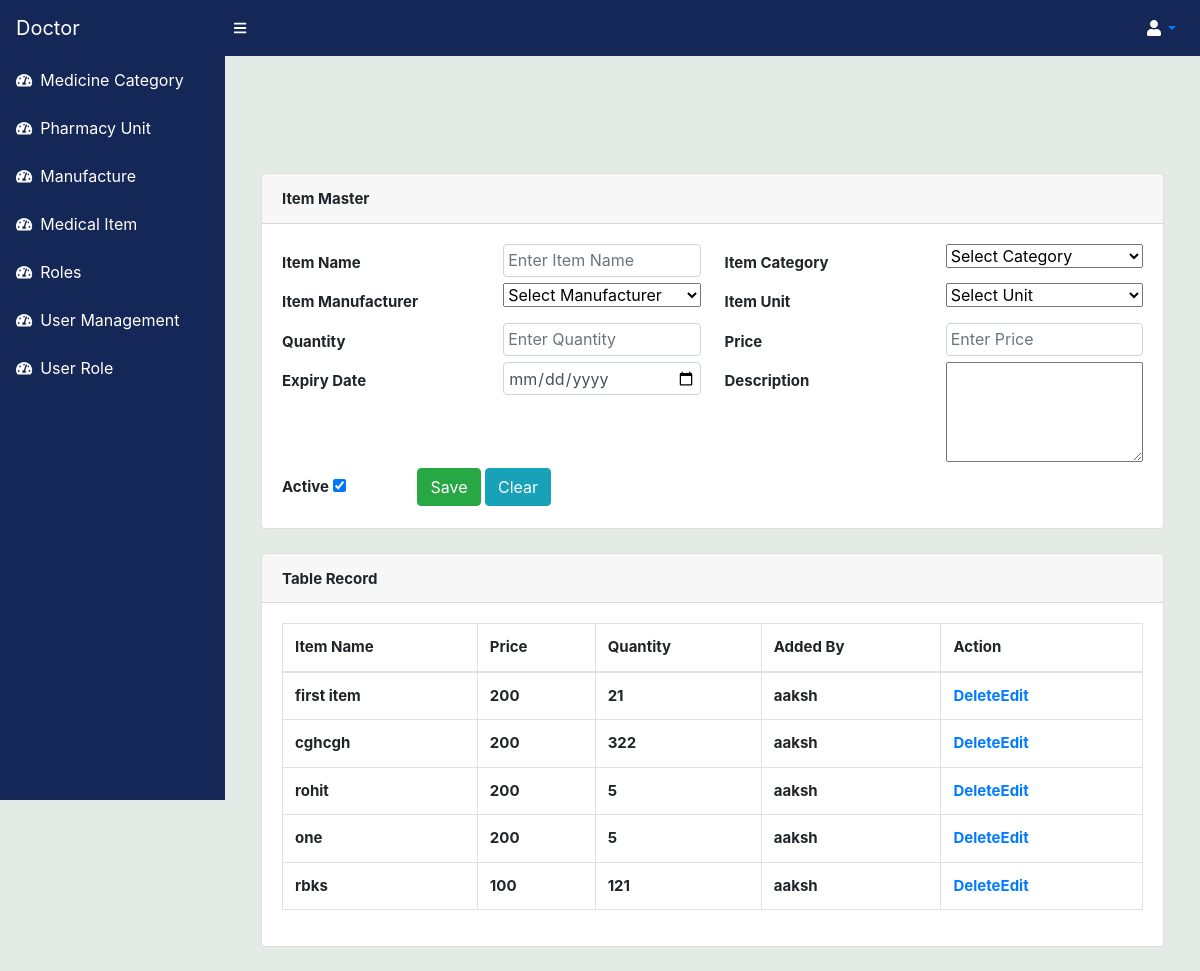
Page /index.php/item on the committed database.
### tables this page shows
CREATE TABLE `medical_item` (
  `medical_item_id` int(10) NOT NULL,
  `med_cat_id` varchar(10) NOT NULL,
  `manufacturer_id` varchar(10) NOT NULL,
  `medical_item_name` varchar(200) NOT NULL,
  `unit` varchar(200) NOT NULL,
  `aviable_qty` int(10) DEFAULT NULL,
  `description` varchar(2000) NOT NULL,
  `price` int(2) NOT NULL,
  `expiry_date` date NOT NULL,
  `created_by` varchar(100) NOT NULL,
  `created_on` timestamp(6) NOT NULL DEFAULT current_timestamp(6),
  `updated_on` datetime(6) DEFAULT NULL,
  `status` tinyint(10) NOT NULL
);

CREATE TABLE `users` (
  `user_id` int(10) NOT NULL,
  `user_type` tinyint(6) NOT NULL,
  `first_name` varchar(200) NOT NULL,
  `last_name` varchar(200) NOT NULL,
  `email` varchar(200) NOT NULL,
  `mobile` varchar(200) NOT NULL,
  `password` varchar(200) NOT NULL,
  `is_email_verified` tinyint(6) NOT NULL,
  `is_mobile_verified` tinyint(6) NOT NULL,
  `created_by` varchar(100) NOT NULL,
  `created_on` timestamp(6) NOT NULL DEFAULT current_timestamp(6),
  `updated_on` datetime(6) DEFAULT NULL,
  `status` tinyint(6) NOT NULL
);

### application/controllers/Item.php (called while the page is built, shortened)
<?php
class Item extends CI_Controller {
public function __construct(){
        $this->load->helper(array('form', 'url'));
        $this->load->library('form_validation');
		$this->load->database();
        $this->load->model('MainModel', 'admin');
	    $this->load->library('session');
    }
	  public function index()
	   {
		   $counta=$this->admin->count_role("SELECT * FROM `roles`,user_roles WHERE user_roles.role_id=roles.role_id AND user_roles.user_id='5' AND user_roles.role_id='2'");
		    if($counta>=1)
			{
		   $a=1;
		  $data=$this->admin->get_specific_data('status',$a,'medical_item');
		$this->load->view('item',compact('data'));
			}
			else{
			 $this->load->view('res');
		}
      }
}

### index.php (called while the page is built, shortened)
<?php
require_once BASEPATH.'core/CodeIgniter.php';

### application/models/MainModel.php (called while the page is built, shortened)
<?php
class MainModel extends CI_Model{
   public function get_specific_data($db_id,$id,$db_name){
		$q=$this->db->select('*')->where($db_id,$id)->get($db_name);
        return $q->result();
	}
	function count_role($query)
	{
        $q = $this->db->query($query);
        return $q->num_rows();
    }
}
?>

### application/views/item.php (the view, shortened to what this page needs)
<!DOCTYPE html>
  <html lang="en">
    <head>
      <?php include "link.php"; ?>
      <link href="https://unpkg.com/aos@2.3.1/dist/aos.css" rel="stylesheet">
    </head>
    <body class="sb-nav-fixed">
       <?php
        include "header.php";
       ?>
        <div id="layoutSidenav_content" style="background-color: #e4eae6;">
          <main>
            <div class="container-fluid" data-aos="fade-down" style="opacity: 1; margin-top: 12%;">
              <div class="col-md-12">
                <div class="card mb-4">
                  <div class="card-header">
                    <b style='font-size:15px;'>Item Master </b>
                  </div>
                  <div class="card-body">
                    <form method="post" enctype="multipart/form-data">
                      <div class="row">
                        <div class="col-md-3">
                          <label for="name" style="margin-top:6px; font-size:17px;"><b style='font-size:15px;'>Item Name</b></label>
                        </div>
                        <div class="col-md-3">
                          <input type="text" class="form-control" name="name" id="category" placeholder="Enter Item Name" required="required" style="height:33px; padding:4px;">
                        </div>
						 <div class="col-md-3">
                          <label for="name" style="margin-top:6px; font-size:17px;"><b style='font-size:15px;'>Item Category</b></label>
                        </div>
                        <div class="col-md-3">
                          <select style="width:100%;" name="cat" required>
						  <option value="">Select Category</option>
							</select>
                        </div>
						<div class="col-md-3">
                          <label for="name" style="margin-top:6px; font-size:17px;"><b style='font-size:15px;'>Item Manufacturer</b></label>
                        </div>
                        <div class="col-md-3">
                          <select style="width:100%;" name="man" required>
						  <option value="">Select Manufacturer</option>
							</select>
                        </div>
						<div class="col-md-3">
                          <label for="name" style="margin-top:6px; font-size:17px;"><b style='font-size:15px;'>Item Unit</b></label>
                        </div>
                        <div class="col-md-3">
                          <select style="width:100%;" name="unit" required>
						  <option value="">Select Unit</option>
							</select>
                        </div>
						<div class="col-md-3">
                          <label for="name" style="margin-top:6px; font-size:17px;"><b style='font-size:15px;'>Quantity</b></label>
                        </div>
                        <div class="col-md-3">
                          <input type="text" class="form-control" name="quantity" id="category" placeholder="Enter Quantity" required="required" style="height:33px; padding:4px;">
                        </div>
						<div class="col-md-3">
                          <label for="name" style="margin-top:6px; font-size:17px;"><b style='font-size:15px;'>Price</b></label>
                        </div>
                        <div class="col-md-3">
                          <input type="text" class="form-control" name="price" id="category" placeholder="Enter Price" required="required" style="height:33px; padding:4px;">
                        </div>
						<div class="col-md-3">
                          <label for="name" style="margin-top:6px; font-size:17px;"><b style='font-size:15px;'>Expiry Date</b></label>
                        </div>
                        <div class="col-md-3">
                          <input type="date" class="form-control" name="date" id="category" placeholder="Expiry Date" required="required" style="height:33px; padding:4px;">
                        </div>
						<div class="col-md-3">
                          <label for="name" style="margin-top:6px; font-size:17px;"><b style='font-size:15px;'>Description</b></label>
                        </div>
                        <div class="col-md-3">
                         <textarea name="description" style="width:100%; height:100px;" required></textarea>
                        </div>
                        <div class="col-md-2">
                          <label for="name" style="font-size:17px; margin-top:6px;"><b style='font-size:15px;'>Active</b></label>
                          <input type="checkbox" id="flag" name="flag" value="1" checked="checked">
                        </div>
                        <div>
                          <input type="submit" id="submit" class="btn btn-success" name="submit" value="Save"/>
                          <input type="button" id="reset" class="btn btn-info" name="reset" onclick="clearit()"  value="Clear"/>
                        </div>
                      </div>
                    </form>
                  </div>
                </div>
                <div class="card mb-4">
                  <div class="card-header">
                    <b style='font-size:15px;'>Table Record</b>
                  </div>
                  <div class="card-body">
                    <div class="table-responsive">
                      <table class="table table-bordered" id="dataTable" width="100%" cellspacing="0">
                        <thead>
                          <tr>
                            <th style='font-size:15px;'>Item Name</th>
							<th style='font-size:15px;'>Price</th>
							<th style='font-size:15px;'>Quantity</th>
                            <th style='font-size:15px;'>Added By</th>
                            <th style='font-size:15px;'>Action</th>
                          </tr>
                        </thead>
                        <tbody>
						<?php
						foreach($data as $row) {  ?>
                            <tr>
                            <th style='font-size:15px;'><?php echo $row->medical_item_name; ?></th>
							<th style='font-size:15px;'><?php echo $row->price; ?></th>
							<th style='font-size:15px;'><?php echo $row->aviable_qty; ?></th>
                            <th style='font-size:15px;'><?php $create=$row->created_by;
							$sql="select * from users where user_id=$create";
							$query=$this->db->query($sql);
							foreach($res=$query->result() as $rows)
							{
								echo $rows->first_name;
							}
							?></th>
                            <th style='font-size:15px;'><a style='cursor:pointer; float:left' href="<?php echo base_url('Item/delete/?id='.$row->medical_item_id);?>">Delete</a>&nbsp;&nbsp;
							<a style='cursor:pointer; float:left' href="<?php echo base_url('Item/edit/?id='.$row->medical_item_id);?>">Edit</a>
							</th>
                          </tr>
						<?php } ?>
                        </tbody>
                      </table>
                    </div>
                  </div>
                </div>
              </div>
            </div>
          </main>
        </div>
      </div>
    </body>
</html>

### rows in the picture
medical_item: medical_item_name "first item", price "200", aviable_qty "21"
users: first_name "aaksh"
medical_item: medical_item_name "cghcgh", price "200", aviable_qty "322"
medical_item: medical_item_name "rohit", price "200", aviable_qty "5"
medical_item: medical_item_name "one", price "200", aviable_qty "5"
medical_item: medical_item_name "rbks", price "100", aviable_qty "121"
